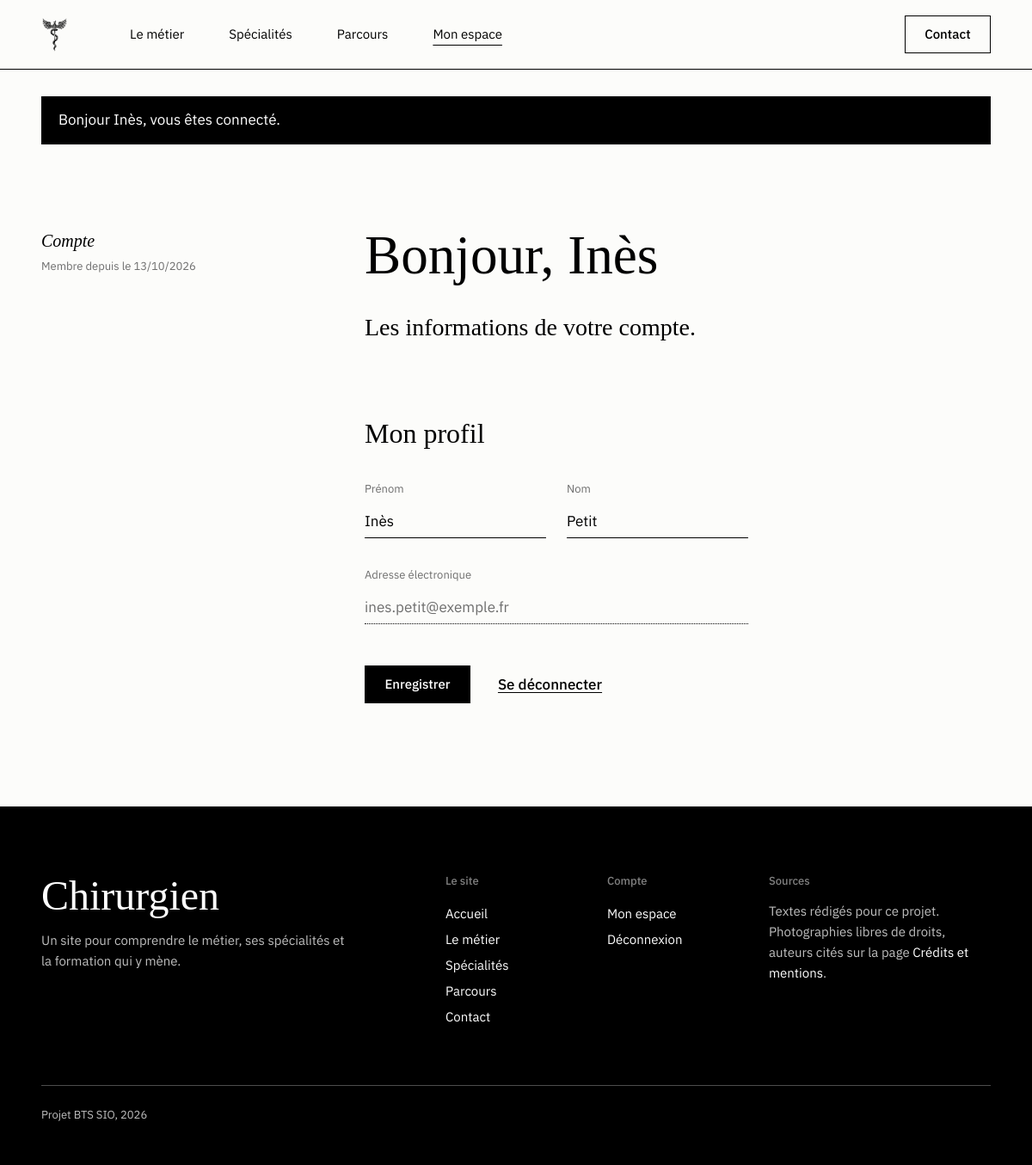
/pages/espace.php (signed in), run on the app's committed database.
### tables this page shows
CREATE TABLE utilisateur (
    id_utilisateur   SERIAL,
    prenom           VARCHAR(50)  NOT NULL,
    nom              VARCHAR(50)  NOT NULL,
    email            VARCHAR(150) NOT NULL,
    mot_de_passe     VARCHAR(255) NOT NULL,
    date_inscription DATETIME     NOT NULL DEFAULT CURRENT_TIMESTAMP,
    CONSTRAINT pk_utilisateur       PRIMARY KEY (id_utilisateur),
    CONSTRAINT uq_utilisateur_email UNIQUE (email),
    CONSTRAINT ck_utilisateur_email CHECK (email LIKE '%_@_%._%')
);

### pages/espace.php (the view, shortened to what this page needs)
<?php
require_once '../includes/db.php';
$id_utilisateur = $_SESSION['id_utilisateur'];
$erreurs = [];
$requete = $pdo->prepare('SELECT prenom, nom, email, date_inscription FROM utilisateur WHERE id_utilisateur = :id');
$requete->execute(['id' => $id_utilisateur]);
$profil = $requete->fetch();
$date_inscription = date('d/m/Y', strtotime($profil['date_inscription']));
include '../includes/header.php';
?>
<section class="page-entete">
    <div class="conteneur-site">
        <div class="row">
            <div class="col-lg-3">
                <p class="planche-numero">Compte</p>
                <p class="planche-legende">Membre depuis le <?= $date_inscription ?></p>
            </div>
            <div class="col-lg-8 offset-lg-1">
                <h1 class="page-titre">Bonjour, <?= htmlspecialchars($profil['prenom']) ?></h1>
                <p class="texte-chapeau">Les informations de votre compte.</p>
            </div>
        </div>
    </div>
</section>
<section class="planche planche-serree" aria-labelledby="profil-titre">
    <div class="conteneur-site">
        <div class="row">
            <div class="col-lg-5 offset-lg-4">
                <h2 class="titre-sous-section" id="profil-titre">Mon profil</h2>
                <form class="formulaire" method="post" action="espace.php" novalidate>
                    <div class="row">
                        <div class="col-md-6 formulaire-champ">
                            <label class="form-label" for="prenom">Prénom</label>
                            <input class="form-control<?= isset($erreurs['prenom']) ? ' is-invalid' : '' ?>"
                                   type="text" id="prenom" name="prenom" maxlength="50" required
                                   value="<?= htmlspecialchars($profil['prenom']) ?>">
                        </div>
                        <div class="col-md-6 formulaire-champ">
                            <label class="form-label" for="nom">Nom</label>
                            <input class="form-control<?= isset($erreurs['nom']) ? ' is-invalid' : '' ?>"
                                   type="text" id="nom" name="nom" maxlength="50" required
                                   value="<?= htmlspecialchars($profil['nom']) ?>">
                        </div>
                    </div>
                    <div class="formulaire-champ">
                        <label class="form-label" for="email-lecture">Adresse électronique</label>
                        <input class="form-control" type="email" id="email-lecture"
                               value="<?= htmlspecialchars($profil['email']) ?>" readonly>
                    </div>
                    <div class="fiche-actions">
                        <button class="btn btn-plein" type="submit">Enregistrer</button>
                        <a class="lien-texte" href="deconnexion.php">Se déconnecter</a>
                    </div>
                </form>
            </div>
        </div>
    </div>
</section>
<?php include '../includes/footer.php'; ?>

### css/style.css (style rules this page uses)
:root { --couleur-fond: #fcfcfa; --couleur-encre: #000000; --couleur-texte: #1f1f1f; --couleur-gris: #6e6e6e; --couleur-blanc: #ffffff; --couleur-erreur: #b3261e; --couleur-gris-clair: #e6e6e3; --voile-hero: rgba(0, 0, 0, 0.4); --police-titre: "Instrument Serif", Georgia, "Times New Roman", serif; --police-texte: "IBM Plex Sans", "Helvetica Neue", Arial, sans-serif; --taille-legende: 0.8125rem; --taille-texte: 1.0625rem; --taille-chapeau: clamp(1.375rem, 1.1rem + 1vw, 1.75rem); --taille-titre: clamp(2.25rem, 1.4rem + 3.4vw, 4rem); --taille-hero: clamp(4.5rem, 17vw, 15rem); --marge-laterale: clamp(1.25rem, 4vw, 3.5rem); --espace-section: clamp(5rem, 10vw, 9rem); --hauteur-entete: 5rem; --filet: 1px solid var(--couleur-encre); }
:root { --bs-body-bg: var(--couleur-fond); --bs-body-color: var(--couleur-texte); --bs-body-font-family: var(--police-texte); --bs-body-font-size: var(--taille-texte); --bs-body-line-height: 1.6; --bs-emphasis-color: var(--couleur-encre); --bs-secondary-color: var(--couleur-gris); --bs-link-color: var(--couleur-encre); --bs-link-color-rgb: 0, 0, 0; --bs-link-hover-color: var(--couleur-encre); --bs-link-hover-color-rgb: 0, 0, 0; --bs-border-color: var(--couleur-encre); --bs-border-radius: 0; --bs-border-radius-sm: 0; --bs-border-radius-lg: 0; --bs-box-shadow: none; --bs-focus-ring-color: rgba(0, 0, 0, 0.35); }
html { scroll-behavior: smooth; }
body { -webkit-font-smoothing: antialiased; }
h1, h2, h3 { font-family: var(--police-titre); font-weight: 400; color: var(--couleur-encre); line-height: 1.05; }
p { max-width: 38em; }
a { text-underline-offset: 0.2em; text-decoration-thickness: 1px; }
.conteneur-site { width: 100%; max-width: 90rem; margin-inline: auto; padding-inline: var(--marge-laterale); }
.btn { --bs-btn-font-family: var(--police-texte); --bs-btn-font-size: 0.9375rem; --bs-btn-font-weight: 500; --bs-btn-padding-x: 1.4rem; --bs-btn-padding-y: 0.6rem; --bs-btn-border-width: 1px; --bs-btn-border-radius: 0; --bs-btn-box-shadow: none; transition: background-color 0.2s ease, color 0.2s ease; }
.btn-plein { --bs-btn-color: var(--couleur-blanc); --bs-btn-bg: var(--couleur-encre); --bs-btn-border-color: var(--couleur-encre); --bs-btn-hover-color: var(--couleur-encre); --bs-btn-hover-bg: transparent; --bs-btn-hover-border-color: var(--couleur-encre); --bs-btn-active-color: var(--couleur-encre); --bs-btn-active-bg: transparent; }
.lien-texte { color: var(--couleur-encre); font-weight: 500; }
.planche { padding-block: var(--espace-section); scroll-margin-top: var(--hauteur-entete); }
.planche-numero { font-family: var(--police-titre); font-style: italic; font-size: 1.25rem; color: var(--couleur-encre); margin-bottom: 0.25rem; }
.planche-legende { font-size: var(--taille-legende); color: var(--couleur-gris); }
.texte-chapeau { font-family: var(--police-titre); font-size: var(--taille-chapeau); line-height: 1.35; color: var(--couleur-encre); margin-bottom: 2.5rem; max-width: 30em; }
.page-entete { padding-block: clamp(3.5rem, 8vw, 7rem) clamp(2rem, 4vw, 3.5rem); }
.page-titre { font-size: var(--taille-titre); margin-bottom: 2rem; }
.planche-serree { padding-top: 0; }
.titre-sous-section { font-size: 2rem; margin-bottom: 1.5rem; }
.fiche-actions { display: flex; flex-wrap: wrap; align-items: center; gap: 1rem 2rem; margin-top: 3rem; }
.form-label { font-size: var(--taille-legende); color: var(--couleur-gris); }
.form-select, .form-control { border: 0; border-bottom: var(--filet); border-radius: 0; background-color: transparent; padding-inline: 0; font-size: var(--taille-texte); color: var(--couleur-encre); }
.formulaire { margin-top: 2rem; }
.formulaire-champ { margin-bottom: 1.75rem; }
:root { --bs-form-invalid-color: var(--couleur-erreur); --bs-form-invalid-border-color: var(--couleur-erreur); }
.form-control[readonly] { color: var(--couleur-gris); border-bottom-style: dotted; }

### data on the page
utilisateur: date_inscription "13/10/2026", prenom "Inès", nom "Petit", email "ines.petit@exemple.fr"

### other printed values
$lien[0] "Le métier"
$lien[0] "Spécialités"
$lien[0] "Parcours"
$lien[0] "Mon espace"
$message_flash "Bonjour Inès, vous êtes connecté."
